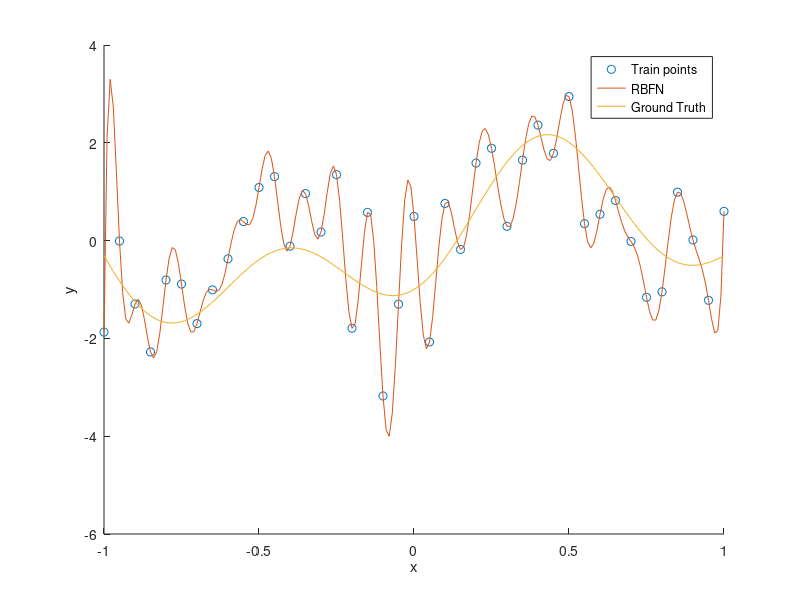
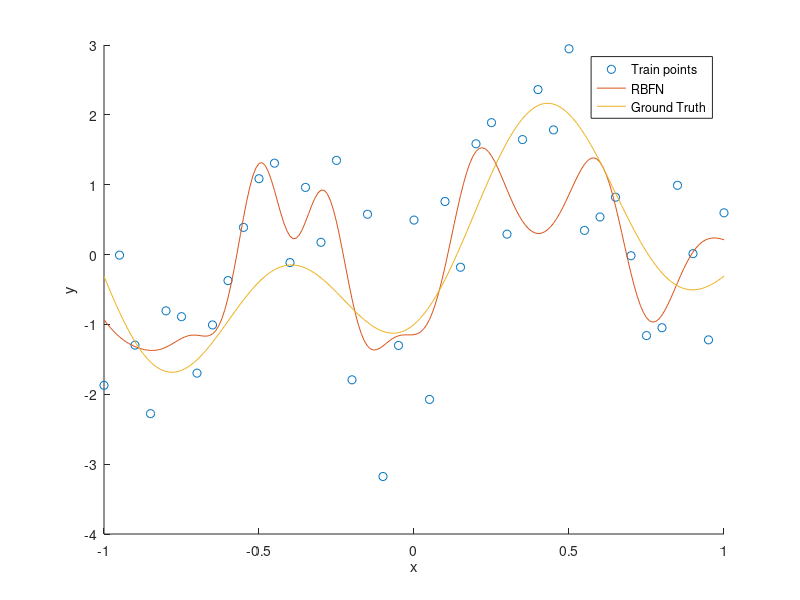
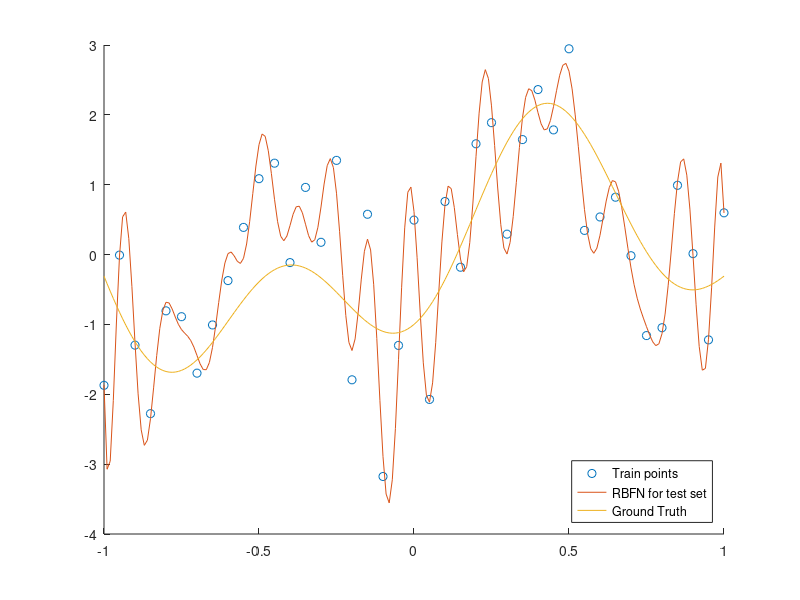

Source code (MATLAB) for these figures, in order: (Note: this script raises an error after producing the figures.)
% EE5904 Neural Network
% Assignment 3

%% Question 1

% (a)
clc
clear all
close all
% initialization data set
rng(5904); % random seed
train_x = -1:0.05:1;
train_y = 1.2*sin(pi*train_x)-cos(2.4*pi*train_x)+randn(1,length(train_x));
test_x = -1:0.01:1;
test_y = 1.2*sin(pi*test_x)-cos(2.4*pi*test_x);
% RBF matrix
r = train_x' - train_x;
RBF = exp(-r.^2./(2*0.1^2));
w = RBF^-1*train_y';
% predict on test
r = test_x' - train_x;
RBF = exp(-r.^2./(2*0.1^2));
pred_test_y = (RBF*w)';
% plot the result
figure()
hold on
plot(train_x,train_y,'o')
plot(test_x,pred_test_y)
plot(test_x,test_y)
xlabel('x')
ylabel('y')
legend('Train points','RBFN','Ground Truth')
hold off

%(b)
% Choose centers
rand_center = datasample(train_x,15);
% Training stage
r = train_x' - rand_center;
RBF = exp(-r.^2./(2*0.1^2));
w = pinv(RBF)*train_y';
% Test stage
r = test_x' - rand_center;
RBF = exp(-r.^2./(2*0.1^2));
pred_test_y = (RBF*w)';
% plot result
figure()
hold on
plot(train_x,train_y,'o')
plot(test_x,pred_test_y)
plot(test_x,test_y)
xlabel('x')
ylabel('y')
legend('Train points','RBFN','Ground Truth')
hold off

%(c)
MSE_train = [];
MSE_test = [];
count = 1;
for lambda = [0,0.01,0.1,1,10,100]
    % Training
    r = train_x' - train_x;
    RBF = exp(-r.^2./(2*0.1^2));
    w =pinv(RBF'*RBF+lambda*eye(length(RBF)))*RBF'*train_y';
    % Train set performance
    pred_train_y = (RBF*w)';
    MSE_train = [MSE_train,sum((pred_train_y - train_y).^2)/length(pred_train_y)];
    % Test set performance
    r = test_x' - train_x;
    RBF = exp(-r.^2./(2*0.1^2));
    pred_test_y = (RBF*w)';
    MSE_test = [MSE_test,sum((pred_test_y - test_y).^2)/length(pred_test_y)];
    % Plot
    fig = figure();
    hold on
    plot(train_x,train_y,'o')
    %     plot(train_x,pred_train_y)
    plot(test_x,pred_test_y)
    plot(test_x,test_y)
    legend('Train points','RBFN for test set','Ground Truth','Location','southeast')
    title(join(['\lambda=',sprintf('%.2f',lambda)]))
    hold off
    saveas(fig,sprintf('q1_c%d.png',count))
    count = count + 1;
end

% best lambda
for lambda = 1:10
    % Training
    r = train_x' - train_x;
    RBF = exp(-r.^2./(2*0.1^2));
    w =pinv(RBF'*RBF+lambda*eye(length(RBF)))*RBF'*train_y';
    % Train set performance
    pred_train_y = (RBF*w)';
    MSE_train = [MSE_train,sum((pred_train_y - train_y).^2)/length(pred_train_y)];
    % Test set performance
    r = test_x' - train_x;
    RBF = exp(-r.^2./(2*0.1^2));
    pred_test_y = (RBF*w)';
    MSE_test = [MSE_test,sum((pred_test_y - test_y).^2)/length(pred_test_y)];
    % Plot
    fig = figure();
    hold on
    plot(train_x,train_y,'o')
    %     plot(train_x,pred_train_y)
    plot(test_x,pred_test_y)
    plot(test_x,test_y)
    legend('Train points','RBFN for test set','Ground Truth','Location','southeast')
    title(join(['\lambda=',sprintf('%d',lambda)]))
    hold off
    saveas(fig,sprintf('q1_c%d.png',count))
    count = count + 1;
end
[min_MSE,min_idx] = min(MSE_test);

%% Question 2
% 7 4 classes

% (a)
clc
clear all
close all
% read the handwritten data
load('MNIST_database.mat')
column_no = 1;
tmp=reshape(train_data(:,column_no),28,28);
imshow(double(tmp));
close all
% find the location of classes 7,4
% train data
trainIdx = find(train_classlabel==7 | train_classlabel==4);
TrLabel = train_classlabel(trainIdx);
TrLabel(TrLabel==7) = 1;
TrLabel(TrLabel==4) = 0;
Train_Data = train_data(:,trainIdx);
% test data
testIdx = find(test_classlabel==7 | test_classlabel==4);
TeLabel = test_classlabel(testIdx);
TeLabel(TeLabel==7) = 1;
TeLabel(TeLabel==4) = 0;
Test_Data = test_data(:,testIdx);
deviation = 100;

% determine the weights of RBFN without regularization
% Traning
distances = pdist(Train_Data'); % compute pairwise Euclidean distances
r = squareform(distances); % convert the pairwise distances into a distance matrix
RBF = exp(-r.^2./(2*deviation^2));
w =inv(RBF)*TrLabel';
TrPred = (RBF*w)';
% Prediction
r = dist(Test_Data',Train_Data);
RBF = exp(-r.^2./(2*deviation^2));
TePred = (RBF*w)';
% Plot
figure();
TrAcc = zeros(1,1000);
TeAcc = zeros(1,1000);
thr = zeros(1,1000);
TrN = length(TrLabel);
TeN = length(TeLabel);
for i = 1:1000
    t = (max(TrPred)-min(TrPred)) * (i-1)/1000 + min(TrPred);
    thr(i) = t;
    TrAcc(i) = (sum(TrLabel(TrPred<t)==0) + sum(TrLabel(TrPred>=t)==1)) / TrN;
    TeAcc(i) = (sum(TeLabel(TePred<t)==0) + sum(TeLabel(TePred>=t)==1)) / TeN;
end
plot(thr,TrAcc,'.- ',thr,TeAcc,'^-');legend('tr','te');
title('RBFN without regularization')
xlabel('t');
ylabel('Accuracy')

count = 2;
for lambda = [0,0.01,0.1,1,10,100]
    % determine the weights of RBFN without regularization
    % Traning
    distances = pdist(Train_Data');
    r = squareform(distances);
    RBF = exp(-r.^2./(2*deviation^2));
    w =pinv(RBF'*RBF+lambda*eye(size(RBF,2)))*RBF'*TrLabel';
    TrPred = (RBF*w)';
    % Prediction
    r = dist(Test_Data',Train_Data);
    RBF = exp(-r.^2./(2*deviation^2));
    TePred = (RBF*w)';
    % Plot
    fig = figure();
    TrAcc = zeros(1,1000);
    TeAcc = zeros(1,1000);
    thr = zeros(1,1000);
    TrN = length(TrLabel);
    TeN = length(TeLabel);
    for i = 1:1000
        t = (max(TrPred)-min(TrPred)) * (i-1)/1000 + min(TrPred);
        thr(i) = t;
        TrAcc(i) = (sum(TrLabel(TrPred<t)==0) + sum(TrLabel(TrPred>=t)==1)) / TrN;
        TeAcc(i) = (sum(TeLabel(TePred<t)==0) + sum(TeLabel(TePred>=t)==1)) / TeN;
    end
    plot(thr,TrAcc,'.- ',thr,TeAcc,'^-');legend('tr','te');
    title(join(['RBFN with regularization',sprintf('\\lambda=%.2f',lambda)]))
    xlabel('t');
    ylabel('Accuracy')
    %     saveas(fig,sprintf('q2_a%d.png',count))
    count = count + 1;
end

% (b)
clc
close all
% Choose centers
rng(5904);
rand_center = datasample(Train_Data,100,2);
% Traning
r = dist(Train_Data',rand_center);
deviation = sqrt(max(r,[],'all'))/sqrt(2*size(rand_center,2));
RBF = exp(-r.^2./(2*deviation^2));
w =pinv(RBF)*TrLabel';
TrPred = (RBF*w)';
% Prediction
r = dist(Test_Data',rand_center);
RBF = exp(-r.^2./(2*deviation^2));
TePred = (RBF*w)';
% Plot
figure();
TrAcc = zeros(1,1000);
TeAcc = zeros(1,1000);
thr = zeros(1,1000);
TrN = length(TrLabel);
TeN = length(TeLabel);
for i = 1:1000
    t = (max(TrPred)-min(TrPred)) * (i-1)/1000 + min(TrPred);
    thr(i) = t;
    TrAcc(i) = (sum(TrLabel(TrPred<t)==0) + sum(TrLabel(TrPred>=t)==1)) / TrN;
    TeAcc(i) = (sum(TeLabel(TePred<t)==0) + sum(TeLabel(TePred>=t)==1)) / TeN;
end
plot(thr,TrAcc,'.- ',thr,TeAcc,'^-');legend('tr','te');
title('RBFN with widths fixed at an appropriate size')
xlabel('t');
ylabel('Accuracy')

count = 2;
for deviation = [0.1,1,10,100,1000,10000]
    % Traning
    r = dist(Train_Data',rand_center);
    RBF = exp(-r.^2./(2*deviation^2));
    w =pinv(RBF)*TrLabel';
    TrPred = (RBF*w)';
    % Prediction
    r = dist(Test_Data',rand_center);
    RBF = exp(-r.^2./(2*deviation^2));
    TePred = (RBF*w)';
    % Plot
    fig = figure();
    TrAcc = zeros(1,1000);
    TeAcc = zeros(1,1000);
    thr = zeros(1,1000);
    TrN = length(TrLabel);
    TeN = length(TeLabel);
    for i = 1:1000
        t = (max(TrPred)-min(TrPred)) * (i-1)/1000 + min(TrPred);
        thr(i) = t;
        TrAcc(i) = (sum(TrLabel(TrPred<t)==0) + sum(TrLabel(TrPred>=t)==1)) / TrN;
        TeAcc(i) = (sum(TeLabel(TePred<t)==0) + sum(TeLabel(TePred>=t)==1)) / TeN;
    end
    plot(thr,TrAcc,'.- ',thr,TeAcc,'^-');legend('tr','te');
    title(join(['RBFN with widths fixed at ',sprintf('%.1f',deviation)]));
    xlabel('t');
    ylabel('Accuracy')
%     saveas(fig,sprintf('q2_b%d.png',count))
    count = count + 1;
end


% (c)
clc
close all
% Choose centers using K means
k = 2;
[~, kcenters] = kmeans(Train_Data', k);
kcenters = kcenters';
% Traning
r = dist(Train_Data',kcenters);
deviation = 10; % from q2_b
RBF = exp(-r.^2./(2*deviation^2));
w =pinv(RBF)*TrLabel';
TrPred = (RBF*w)';
% Prediction
r = dist(Test_Data',kcenters);
RBF = exp(-r.^2./(2*deviation^2));
TePred = (RBF*w)';
% Plot
figure();
TrAcc = zeros(1,1000);
TeAcc = zeros(1,1000);
thr = zeros(1,1000);
TrN = length(TrLabel);
TeN = length(TeLabel);
for i = 1:1000
    t = (max(TrPred)-min(TrPred)) * (i-1)/1000 + min(TrPred);
    thr(i) = t;
    TrAcc(i) = (sum(TrLabel(TrPred<t)==0) + sum(TrLabel(TrPred>=t)==1)) / TrN;
    TeAcc(i) = (sum(TeLabel(TePred<t)==0) + sum(TeLabel(TePred>=t)==1)) / TeN;
end
plot(thr,TrAcc,'.- ',thr,TeAcc,'^-');legend('tr','te');
title('RBFN with K-means center')
xlabel('t');
ylabel('Accuracy')
% visualize center
figure();
title('K-means Centers 1')
imshow(reshape(kcenters(:,1),[28,28]));
figure();
title('K-means Centers 2')
imshow(reshape(kcenters(:,2),[28,28]));
% visualize training set average
figure();
title('Training set average 1')
imshow(reshape(mean(Train_Data(:,TrLabel==1),2),[28,28]));
figure();
title('Training set average 2')
imshow(reshape(mean(Train_Data(:,TrLabel==0),2),[28,28]));

%% Question 3

% (a)
clc
clear all
close all
rng(5904);
% Train data
t = linspace(-pi,pi,200);
trainX = [t.*sin(pi*sin(t)./t); 1-abs(t).*cos(pi*sin(t)./t)]; % 2x200 matrix, column-wise points
train_fig = figure();
plot(trainX(1,:),trainX(2,:),'+r');
close(train_fig);

% SOM
% initialization network
M = 1;
N = 25;
neurons = rand(2,N);
sigma0 = sqrt(M^2+N^2)/2;
iteration = 500;
eta0 = 0.1;
tau = iteration/log(sigma0); % I guess log in HW3 is ln
d0 = 1:N;
for epoch = 1:iteration
    etan = eta0*exp(-epoch/iteration);
    sigma = sigma0*exp(-epoch/tau);
    for i = 1:size(trainX,2)
%         distance = sum(dist(trainX(:,i),neurons),1);
        distance = sum((trainX(:,i) - neurons).^2,1);
        [~,winner] = min(distance,[],2);
        d = abs(d0-winner);
        h = exp(-d.^2/(2*sigma^2));
        % Update
        neurons = neurons + etan*h.*(trainX(:,i) - neurons);
    end
end

% plot the SOM result
figure();
hold on
plot(trainX(1,:),trainX(2,:),'+r');
plot(neurons(1,:),neurons(2,:),'o-b');
title("SOM heart curve mapping")
hold off

%(b)
clc
close all
trainX = rands(2,500); % 2x500 matrix, column-wise points
% SOM
% initialization network
rng(9045);
M = 5;
N = 5;
neurons = rand(2,M,N);
sigma0 = sqrt(M^2+N^2)/2;
iteration = 500;
eta0 = 0.1;
tau = iteration/log(sigma0); % I guess log in HW3 is ln
d0 = 1:N;
for epoch = 1:iteration
    etan = eta0*exp(-epoch/iteration);
    sigma = sigma0*exp(-epoch/tau);
    for i = 1:size(trainX,2)
        distance = squeeze(sum((trainX(:,i) - neurons).^2,1))';
        [~,winner] = min(distance,[],'all','linear');
        k = ceil(winner/5);
        n = winner - (k-1)*5;
        d_j = (d0 - n).^2;
        d_i = (d0 - k).^2;
        d_square = d_j' + d_i;
        h = exp(-d_square.^2/(2*sigma^2));
        h = permute(repmat(h,[1,1,2]),[3 2 1]);
        % Update
        neurons = neurons + etan*h.*(trainX(:,i) - neurons);
    end
end

% plot the SOM result
figure();
hold on
plot(trainX(1,:),trainX(2,:),'+r');
for i = 1:5
    for j = 1:5
        % left and right neighbors
        if i+1 <= 5
            plot([neurons(1,i,j),neurons(1,i+1,j)],[neurons(2,i,j),neurons(2,i+1,j)],'o-b')
        end
        % top and bottom neighbors
        if j+1 <= 5
            plot([neurons(1,i,j),neurons(1,i,j+1)],[neurons(2,i,j),neurons(2,i,j+1)],'o-b')
        end
    end
end
title("SOM square mapping")
hold off

%% Question 3 c
% 7 4 classes

%(c)-1
clc
clear all
close all
rng(5904);
% read the handwritten data
load('MNIST_database.mat')
% find the location of classes 7,4
% train data
trainIdx = find(train_classlabel~=7 & train_classlabel~=4);
TrLabel = train_classlabel(trainIdx);
Train_Data = train_data(:,trainIdx);
% test data
testIdx = find(test_classlabel~=7 & test_classlabel~=4);
TeLabel = test_classlabel(testIdx);
Test_Data = test_data(:,testIdx);
% input data
Data = cat(2,Train_Data,Test_Data);
Label = cat(2,TrLabel,TeLabel);

% SOM
% initialization network
M = 10;
N = 10;
neurons = rand(size(Data,1),M,N);
sigma0 = sqrt(M^2+N^2)/2;
iteration = 1000;
eta0 = 0.1;
tau = iteration/log(sigma0); % I guess log in HW3 is ln
d0 = 1:N;
for epoch = 1:iteration
    etan = eta0*exp(-epoch/iteration);
    sigma = sigma0*exp(-epoch/tau);
    for i = 1:size(Data,2)
        distance = squeeze(sum((Data(:,i) - neurons).^2,1))';
        [~,winner] = min(distance,[],'all','linear');
        k = ceil(winner/N);
        n = winner - (k-1)*N;
        d_j = (d0 - n).^2;
        d_i = (d0 - k).^2;
        d_square = d_j' + d_i;
        h = exp(-d_square.^2/(2*sigma^2));
        h = permute(repmat(h,[1,1,size(Data,1)]),[3 2 1]);
        % Update
        neurons = neurons + etan*h.*(Data(:,i) - neurons);
    end
end

% map label using nearest neighbour
reshaped_neurons = reshape(neurons,[size(Data,1),1,100]);
true_label = [0,1,2,3,5,6,8,9];
for i = 1:8
    label = true_label(i);
    truth(i,:) = mean(Train_Data(:,TrLabel==label),2);
end
for i = 1:100
    [idx, ~] = knnsearch(truth,reshaped_neurons(:,1,i)', 'K', 1);
    neuron_label(i) = true_label(idx);
end

% plot SOM
fig = figure;
fig.WindowState = 'maximized' ;
title('semantic map')
for A = 1:100
    subplot(10,10,A)
    graph = reshape(reshaped_neurons(:,1,A),[28,28]);
    imshow(graph);
    title(sprintf('%d',neuron_label(A)))
end

%%
%(c)-1
clc
clear all
close all
rng(5904);
% read the handwritten data
load('MNIST_database.mat')
% find the location of classes 7,4
% train data
trainIdx = find(train_classlabel~=7 & train_classlabel~=4);
TrLabel = train_classlabel(trainIdx);
Train_Data = train_data(:,trainIdx);
% test data
testIdx = find(test_classlabel~=7 & test_classlabel~=4);
TeLabel = test_classlabel(testIdx);
Test_Data = test_data(:,testIdx);

% SOM
% initialization network
M = 10;
N = 10;
neurons = rand(size(Train_Data,1),M,N);
sigma0 = sqrt(M^2+N^2)/2;
iteration = 1000;
eta0 = 0.1;
tau = iteration/log(sigma0); % I guess log in HW3 is ln
d0 = 1:N;
for epoch = 1:iteration
    etan = eta0*exp(-epoch/iteration);
    sigma = sigma0*exp(-epoch/tau);
    for i = 1:size(Train_Data,2)
        distance = squeeze(sum((Train_Data(:,i) - neurons).^2,1))';
        [~,winner] = min(distance,[],'all','linear');
        k = ceil(winner/N);
        n = winner - (k-1)*N;
        d_j = (d0 - n).^2;
        d_i = (d0 - k).^2;
        d_square = d_j' + d_i;
        h = exp(-d_square.^2/(2*sigma^2));
        h = permute(repmat(h,[1,1,size(Train_Data,1)]),[3 2 1]);
        % Update
        neurons = neurons + etan*h.*(Train_Data(:,i) - neurons);
    end
end

% map label using nearest neighbour
reshaped_neurons = reshape(neurons,[size(Train_Data,1),1,100]);
true_label = [0,1,2,3,5,6,8,9];
for i = 1:8
    label = true_label(i);
    truth(i,:) = mean(Train_Data(:,TrLabel==label),2);
end
for i = 1:100
    [idx, ~] = knnsearch(truth,reshaped_neurons(:,1,i)', 'K', 1);
    neuron_label(i) = true_label(idx);
end

% Test
% TePred
TePred = zeros(size(TeLabel));
counter_1 = 1;
counter_2 = 1;
for i = 1:size(Test_Data,2)
    distance = squeeze(sum((Test_Data(:,i) - neurons).^2,1));
    [~,winner] = min(distance,[],'all','linear');
    TePred(i) = neuron_label(winner);
    % plot some correct samples
    if TePred(i)==TeLabel(i) && counter_1 <= 5
        figure(1)
        sgtitle('Correct classification')
        subplot(5,2,(counter_1-1)*2+1)
        imshow(reshape(Test_Data(:,i),28,28))
        title(sprintf('Ground Truth:%d',TeLabel(1,i)))
        subplot(5,2,(counter_1-1)*2+2)
        imshow(reshape(reshaped_neurons(:,winner),28,28))
        title(sprintf('Label Predicted:%d',TePred(1,i)))
        counter_1 = counter_1 + 1;
    % plot some incorrect samples
    elseif TePred(1,i)~=TeLabel(1,i) && counter_2 <= 5
        figure(2)
        sgtitle('Incorrect classification')
        subplot(5,2,(counter_2-1)*2+1)
        imshow(reshape(Test_Data(:,i),28,28))
        title(sprintf('Ground Truth:%d',TeLabel(1,i)))
        subplot(5,2,(counter_2-1)*2+2)
        imshow(reshape(reshaped_neurons(:,winner),28,28))
        title(sprintf('Label Predicted:%d',TePred(1,i)))
        counter_2 = counter_2 + 1;
    end
end
TeAccr = sum(TePred == TeLabel)/size(Test_Data,2);
